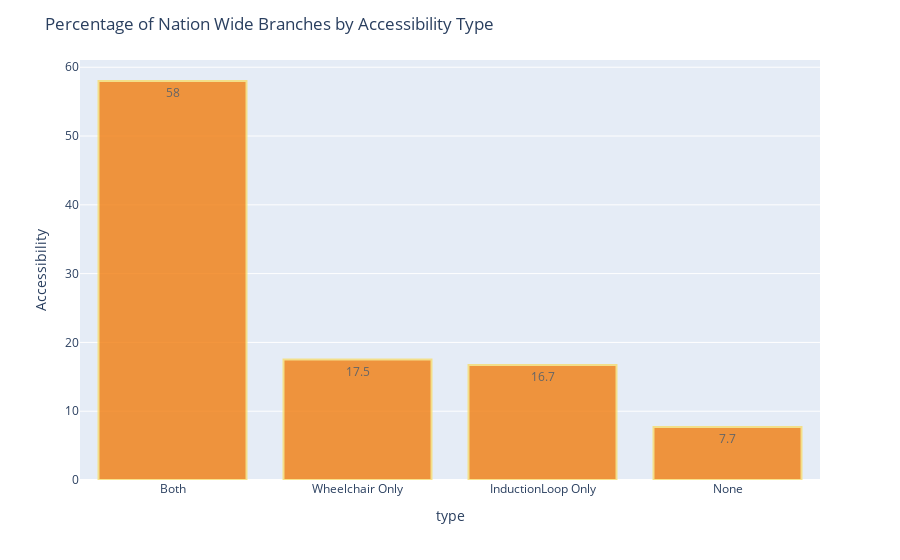

Notebook source saved alongside this figure:
### Code cell
fig_pct_nw = px.bar(nw_pct, x='type', y='Accessibility',
                   text='Accessibility')
fig_pct_nw.update_traces(marker_color='#F17D0F',
                        marker_line_color='#F7DC6F',
                        marker_line_width=2,
                        opacity=0.8)
fig_pct_nw.update_layout(title_text='Percentage of Nation Wide Branches by Accessibility Type')
fig_pct_nw.show()

### Figure 1 — Plotly figure (JSON) as saved in the notebook; plotly's stock layout.template omitted (floating-point values rounded to 4 significant figures)
{"data": [{"alignmentgroup": "True", "hovertemplate": "type=%{x}<br>Accessibility=%{text}<extra></extra>", "legendgroup": "", "marker": {"color": "#F17D0F", "line": {"color": "#F7DC6F", "width": 2}}, "name": "", "offsetgroup": "", "opacity": 0.8, "orientation": "v", "showlegend": false, "text": [58, 17.5, 16.7, 7.7], "textposition": "auto", "type": "bar", "x": ["Both", "Wheelchair Only", "InductionLoop Only", "None"], "xaxis": "x", "y": [58, 17.5, 16.7, 7.7], "yaxis": "y"}], "layout": {"barmode": "relative", "legend": {"tracegroupgap": 0}, "margin": {"t": 60}, "title": {"text": "Percentage of Nation Wide Branches by Accessibility Type"}, "xaxis": {"anchor": "y", "domain": [0, 1], "title": {"text": "type"}}, "yaxis": {"anchor": "x", "domain": [0, 1], "title": {"text": "Accessibility"}}}}
